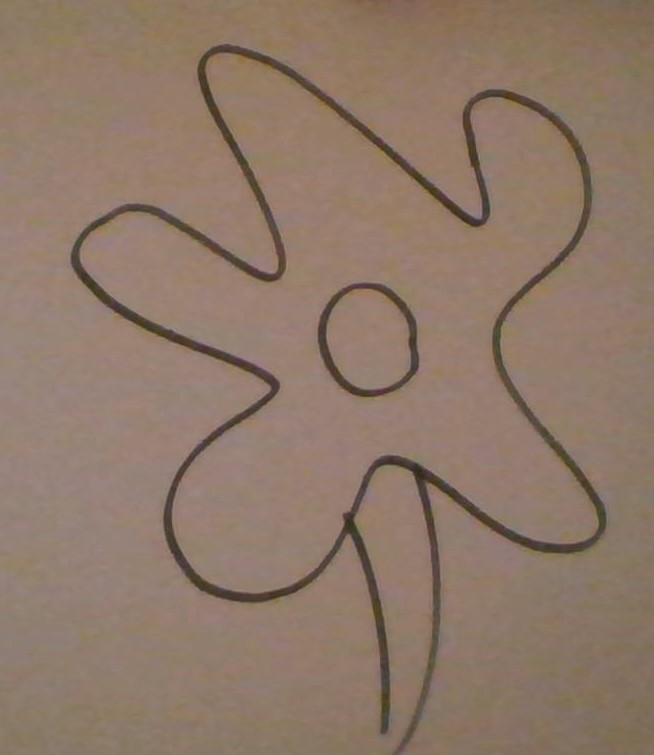
#> input picture Various/Template.jpg, 654 x 755 px
$ python face_detect.py
#> lines starting #> are read from the running program, lines starting #| are printed output that depends on the picture
import cv2 as cv

img = cv.imread('Template.jpg')
#> img is the input picture: shape (755, 654, 3); mean B, G, R 104.4, 120.3, 142.5

gray = cv.cvtColor(img, cv.COLOR_BGR2GRAY)
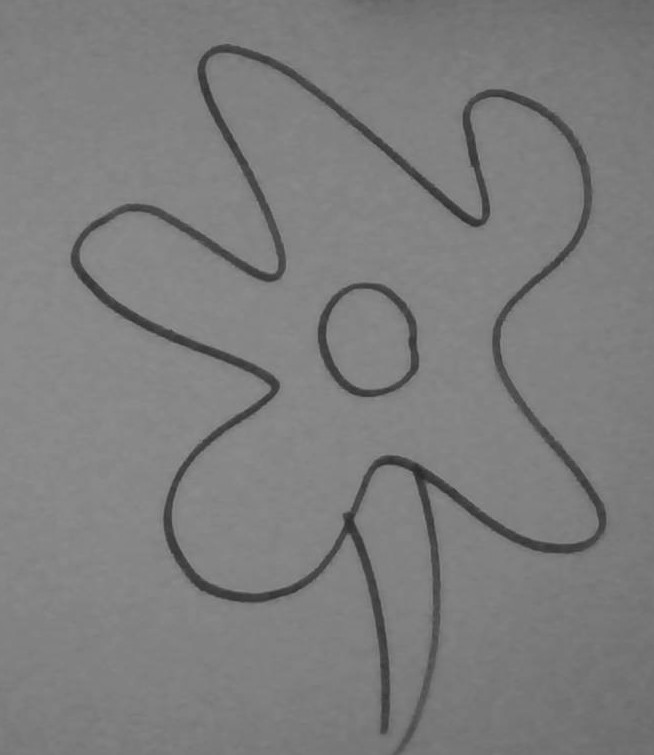
#> gray: shape (755, 654); min 40, max 151, mean 125.2

# very sensitive to noise
haar_cascade = cv.CascadeClassifier('haar_face.xml')
faces_rect = haar_cascade.detectMultiScale(gray, scaleFactor = 1.1, minNeighbors = 3)
#> faces_rect = ()
print(f'Number of faces cound = {len(faces_rect)}')
#| Number of faces cound = 0

# to display a rectangle around the face dected
for (x, y, w, h) in faces_rect:
    cv.rectangle(img, (x, y), (x+w, y+h), (0, 255, 0), thickness = 2)
#> this loop made 0 passes

cv.waitKey(0)
